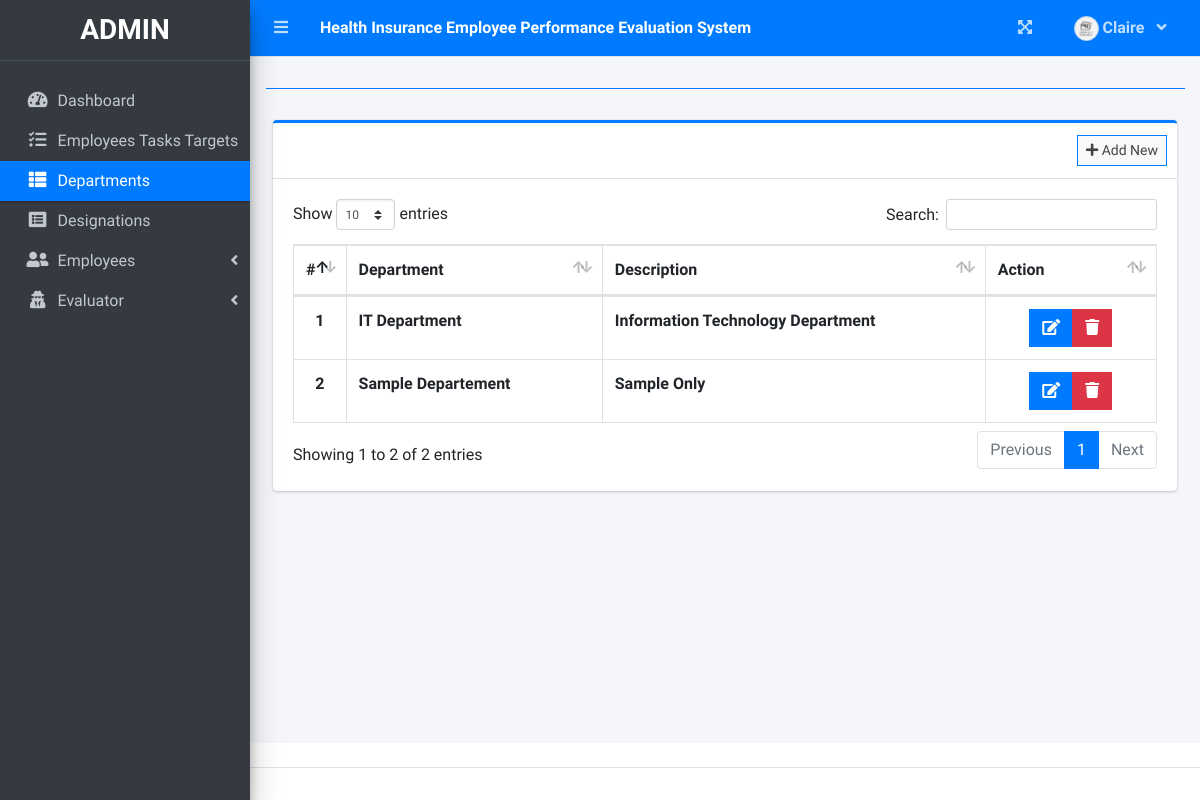
The app's page /index.php?page=department (signed in), older data.
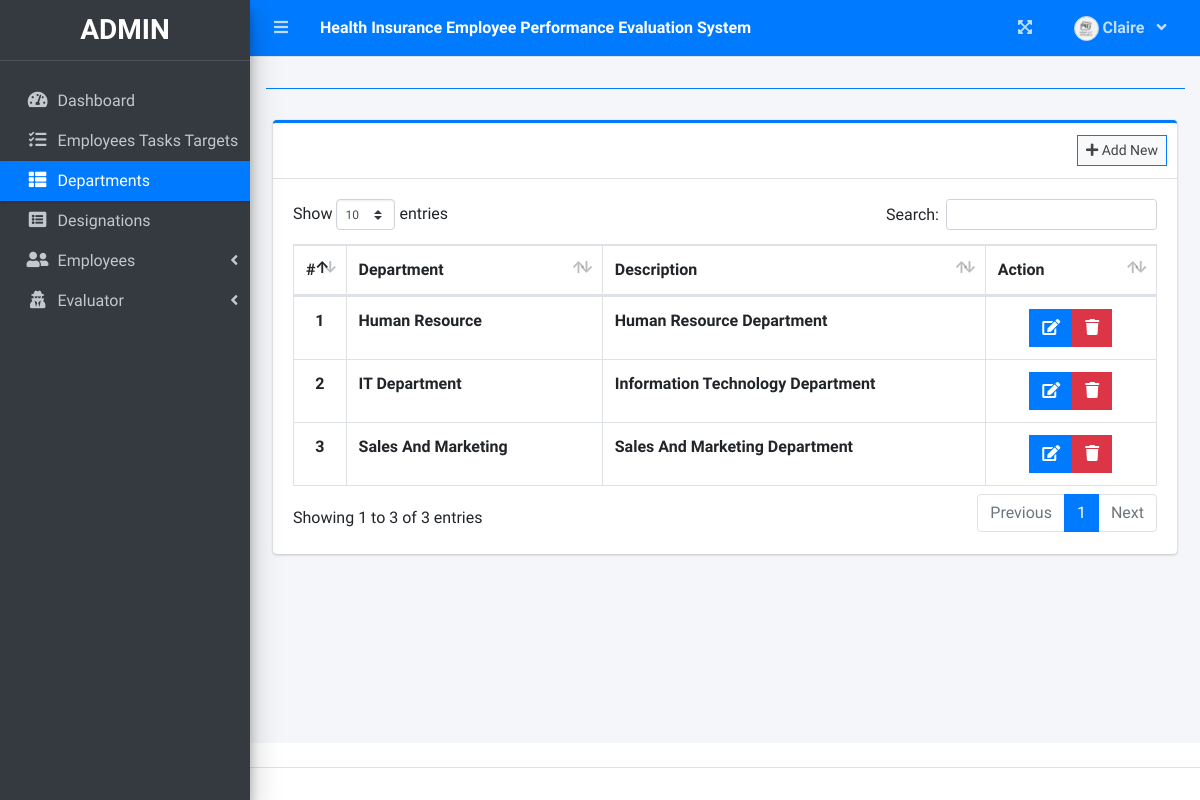
The same page, newer data.
### tables this page shows
CREATE TABLE `department_list` (
  `id` int(30) NOT NULL,
  `department` varchar(200) NOT NULL,
  `description` text NOT NULL
);

### department.php (the view, shortened to what this page needs)
<?php include'db_connect.php' ?>
<div class="col-lg-12">
	<div class="card card-outline card-primary">
		<div class="card-header">
			<div class="card-tools">
				<a class="btn btn-block btn-sm btn-default btn-flat border-primary new_department" href="javascript:void(0)"><i class="fa fa-plus"></i> Add New</a>
			</div>
		</div>
		<div class="card-body">
			<table class="table tabe-hover table-bordered" id="list">
				<colgroup>
					<col width="5%">
					<col width="30%">
					<col width="45%">
					<col width="20%">
				</colgroup>
				<thead>
					<tr>
						<th class="text-center">#</th>
						<th>Department</th>
						<th>Description</th>
						<th>Action</th>
					</tr>
				</thead>
				<tbody>
					<?php
					$i = 1;
					$qry = $conn->query("SELECT * FROM department_list order by department asc ");
					while($row= $qry->fetch_assoc()):
					?>
					<tr>
						<th class="text-center"><?php echo $i++ ?></th>
						<td><b><?php echo $row['department'] ?></b></td>
						<td><b><?php echo $row['description'] ?></b></td>
						<td class="text-center">
		                    <div class="btn-group">
		                        <a href="javascript:void(0)" data-id='<?php echo $row['id'] ?>' class="btn btn-primary btn-flat manage_department">
		                          <i class="fas fa-edit"></i>
		                        </a>
		                        <button type="button" class="btn btn-danger btn-flat delete_department" data-id="<?php echo $row['id'] ?>">
		                          <i class="fas fa-trash"></i>
		                        </button>
	                      </div>
						</td>
					</tr>
				<?php endwhile; ?>
				</tbody>
			</table>
		</div>
	</div>
</div>

### sidebar.php (shortened to what this page needs)
<aside class="main-sidebar sidebar-dark-primary elevation-4">
  <div class="dropdown">
 	<a href="./" class="brand-link">
      <?php if($_SESSION['login_type'] == 2): ?>
      <h3 class="text-center p-0 m-0"><b>ADMIN</b></h3>
      <?php elseif($_SESSION['login_type'] == 1): ?>
      <h3 class="text-center p-0 m-0"><b>Evaluator</b></h3>
       <?php else: ?>
      <h3 class="text-center p-0 m-0"><b>Employee</b></h3>
      <?php endif; ?>
  </a>
  </div>
  <div class="sidebar pb-4 mb-4">
    <nav class="mt-2">
      <ul class="nav nav-pills nav-sidebar flex-column nav-flat" data-widget="treeview" role="menu" data-accordion="false">
       <li class="nav-item dropdown" style="margin-top: 20px;">
          <a href="./" class="nav-link nav-home">
            <i class="nav-icon fas fa-tachometer-alt"></i>
            <p>
              Dashboard
            </p>
          </a>
        </li>
        <li class="nav-item dropdown">
          <a href="./index.php?page=task_list" class="nav-link nav-task_list">
            <i class="nav-icon fas fa-tasks"></i>
            <p>
              Employees Tasks Targets
            </p>
          </a>
        </li>
        <?php if($_SESSION['login_type'] == 2): ?>
        <li class="nav-item dropdown">
          <a href="./index.php?page=department" class="nav-link nav-department">
            <i class="nav-icon fas fa-th-list"></i>
            <p>
              Departments
            </p>
          </a>
        </li>
        <li class="nav-item dropdown">
          <a href="./index.php?page=designation" class="nav-link nav-designation">
            <i class="nav-icon fas fa-list-alt"></i>
            <p>
              Designations
            </p>
          </a>
        </li>
        <li class="nav-item">
          <a href="#" class="nav-link nav-edit_employee">
            <i class="nav-icon fas fa-user-friends"></i>
            <p>
              Employees
              <i class="right fas fa-angle-left"></i>
            </p>
          </a>
        </li>
        <li class="nav-item">
          <a href="#" class="nav-link nav-edit_evaluator">
            <i class="nav-icon fas fa-user-secret"></i>
            <p>
              Evaluator
              <i class="right fas fa-angle-left"></i>
            </p>
          </a>
        </li>
      <?php endif; ?>
      </ul>
    </nav>
  </div>
</aside>

Row changes from the older to the newer data that the page shows:
removed department_list: department "Sample Departement", description "Sample Only"
added department_list: department "Human Resource", description "Human Resource Department"
added department_list: department "Sales And Marketing", description "Sales And Marketing Department"
Text that changed along with them:
text written by a page script: "Show entries Search: Showing 1 to 2 of 2 entries Previous 1 Next" → "Show entries Search: Showing 1 to 3 of 3 entries Previous 1 Next"
